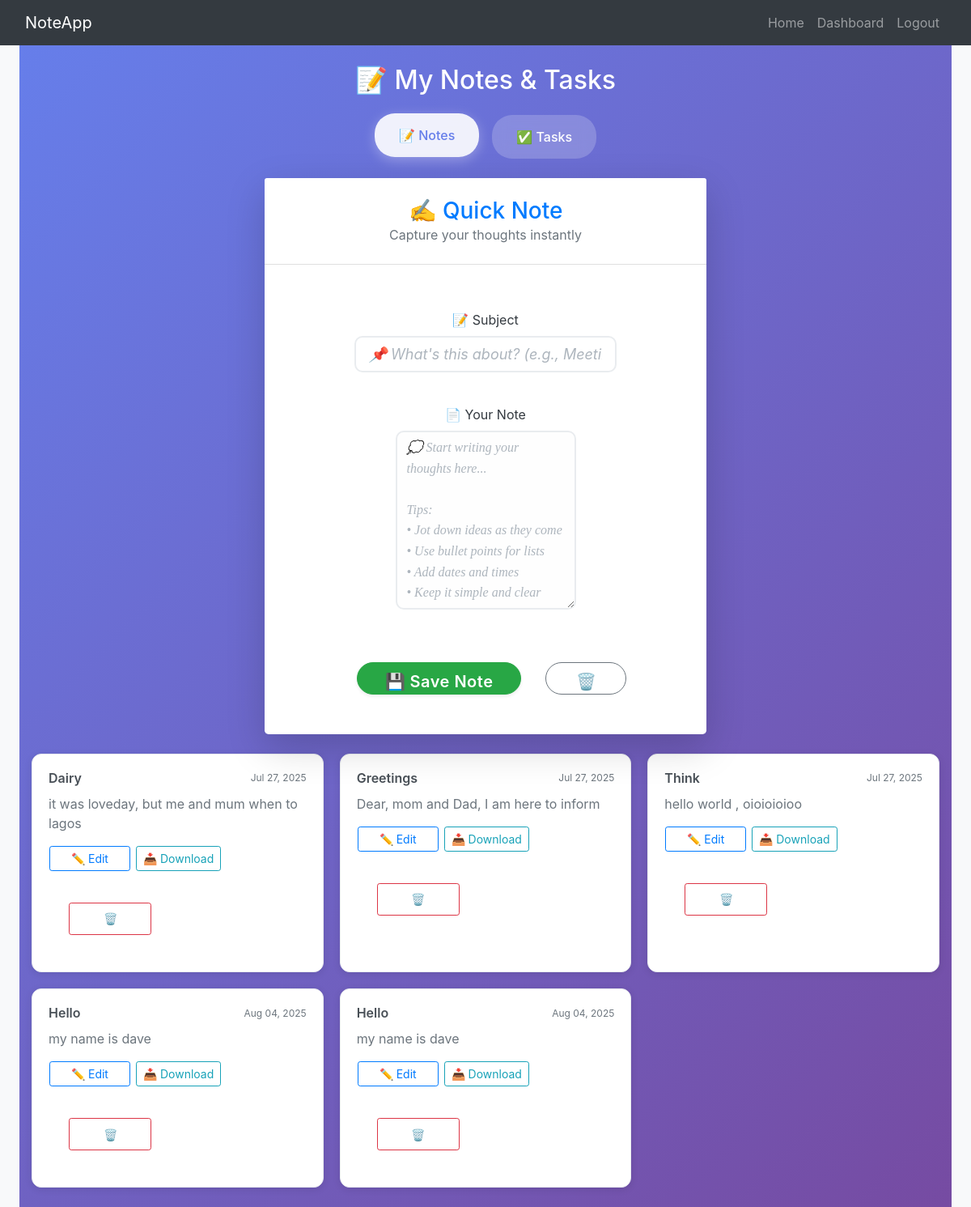
Screenshot of / (signed in) with the database file from the repository.
### Note_website/model.py (models this page shows)
class Note(db.Model):
    id = db.Column(db.Integer, primary_key=True)                           # Note ID
    subject = db.Column(db.String(200), nullable=False)                    # Note title
    data = db.Column(db.String(10000000))                                 # Note content
    date = db.Column(db.DateTime(timezone=True), default=func.now())      # Created date
    user_id = db.Column(db.Integer, db.ForeignKey('user.id'))             # Owner reference

### Note_website/views.py (the view, shortened to what this page needs)
@views.route('/', methods=['GET', 'POST'])
@login_required
def home():
    notes = Note.query.filter_by(user_id=current_user.id).all()
    tasks = Task.query.filter_by(user_id=current_user.id).all()
    return render_template("home.html", user=current_user, notes=notes, tasks=tasks)

### Note_website/__init__.py (called while the page is built)
def create_app():
  app = Flask(__name__)
  app.config['SECRET_KEY'] = os.getenv('SECRET_KEY')  # Fallback to default
  app.config['SQLALCHEMY_DATABASE_URI'] =f'sqlite:///{DB_NAME}'  # SQLite database
  db.init_app(app)
  from .views import views  # Main app routes
  from .auth  import auth   # Authentication routes
  app.register_blueprint(views,url_prefix='/')
  app.register_blueprint(auth,url_prefix='/')
  from .model import User, Note
  create_database(app)
  login_manager= LoginManager()
  login_manager.login_view ='auth.login'  # Redirect here if not logged in
  login_manager.init_app(app)
  @login_manager.user_loader
  def loaduser(id):
    return User.query.get(int(id))
  return app

### Note_website/templates/home.html (shortened to what this page needs)
{% extends "base.html" %} {% block title %}Home{% endblock %}
{% block content %}
<div class="container-fluid py-4" style="background: linear-gradient(135deg, #667eea 0%, #764ba2 100%); min-height: 100vh;">
    <h2 class="text-center mb-4" style="color: white;">📝 My Notes & Tasks</h2>
    <div class="tab-navigation mb-4">
        <button class="tab-btn active" onclick="showTab('notes')">📝 Notes</button>
        <button class="tab-btn" onclick="showTab('tasks')">✅ Tasks</button>
    </div>
    <div id="notes" class="tab-content active">
        <div class="row justify-content-center mb-4">
            <div class="col-12 col-lg-8 col-xl-6">
                <div class="card shadow-lg border-0 rounded-lg">
                    <div class="card-header bg-white text-center py-4">
                        <h3 class="mb-0 text-primary">✍️ Quick Note</h3>
                        <p class="text-muted mb-0">Capture your thoughts instantly</p>
                    </div>
                    <div class="card-body p-4">
                        <form method="POST" action="{{ url_for('views.home') }}">
                            <div class="form-group mb-4">
                                <label for="subject" class="form-label fw-bold text-dark">📝 Subject</label>
                                <input
                                    type="text"
                                    name="subject"
                                    id="subject"
                                    class="form-control form-control-lg"
                                    placeholder="📌 What's this about? (e.g., Meeting Notes, Ideas, Reminders)"
                                    style="border-radius: 10px; border: 2px solid #e9ecef; font-size: 18px;"
                                    autocomplete="off"
                                    required
                                >
                            </div>
                            <div class="form-group mb-4">
                                <label for="note" class="form-label fw-bold text-dark">📄 Your Note</label>
                                <textarea
                                    name="note"
                                    id="noteTextarea"
                                    class="form-control"
                                    rows="8"
                                    placeholder="💭 Start writing your thoughts here...
Tips:
• Jot down ideas as they come
• Use bullet points for lists
• Add dates and times
• Keep it simple and clear"
                                    style="
                                        border-radius: 10px;
                                        border: 2px solid #e9ecef;
                                        font-size: 16px;
                                        line-height: 1.6;
                                        min-height: 200px;
                                        resize: vertical;
                                        font-family: 'Georgia', serif;
                                    "
                                    required
                                ></textarea>
                            </div>
                            <div class="row g-3 mt-4">
                                <div class="col-md-8">
                                    <button
                                        type="submit"
                                        class="btn btn-success btn-lg w-100 rounded-pill shadow-sm"
                                        style="font-weight: 600; letter-spacing: 0.5px;"
                                    >
                                        💾 Save Note
                                    </button>
                                </div>
                                <div class="col-md-4">
                                    <button
                                        type="button"
                                        class="btn btn-outline-secondary btn-lg w-100 rounded-pill"
                                        style="font-weight: 600; letter-spacing: 0.5px;"
                                        onclick="clearForm()"
                                    >
                                        🗑️ Clear
                                    </button>
                                </div>
                            </div>
                        </form>
                    </div>
                </div>
            </div>
        </div>
        {% if notes %}
            <div class="notes-grid">
                {% for note in notes %}
                    <div class="note-card">
                        <div class="note-header">
                            <h5 class="note-title">{{ note.subject }}</h5>
                            <small class="note-date">{{ note.date.strftime('%b %d, %Y') }}</small>
                        </div>
                        <div class="note-body">
                            <p>{{ note.data[:150] }}{% if note.data|length > 150 %}...{% endif %}</p>
                        </div>
                        <div class="note-actions">
                            <a href="{{ url_for('views.edit_note', id=note.id) }}" class="btn btn-sm btn-outline-primary">✏️ Edit</a>
                            <a href="{{ url_for('views.download_note', id=note.id) }}" class="btn btn-sm btn-outline-info">📥 Download</a>
                            <form action="{{ url_for('views.delete_note', id=note.id) }}" method="POST" style="display:inline;">
                                <button type="submit" class="btn btn-sm btn-outline-danger" onclick="return confirm('Delete this note?')">🗑️</button>
                            </form>
                        </div>
                    </div>
                {% endfor %}
            </div>
        {% else %}
            <div class="empty-state">
                <div class="empty-icon">📝</div>
                <h4 style="color: white;">Start Your First Note</h4>
                <p style="color: #e0e6ff;">Capture your thoughts, ideas, and important information above!</p>
            </div>
        {% endif %}
    </div>
</div>
{% endblock %}

### Note_website/static/style.css (style rules this page uses)
form { display: flex; align-items: center; flex-direction: column; padding: 32px 24px 24px; gap: 16px; text-align: center; }
form button { background-color: #4287ef; color: white; width: 100%; height: 40px; padding-top: 8px; padding-bottom: 8px; border: 0; overflow: hidden; border-radius: 25px; font-size: 1rem; font-weight: 600; cursor: pointer; transition: all 1s ease-in-out; }

### Note_website/templates/base.html (style rules this page uses)
body { background: #f8f9fa; }

### Note_website/templates/home.html (style rules this page uses)
.btn { min-width: 100px; margin:1px; }
#noteTextarea { background: #fefefe; transition: all 0.3s ease; }
.card { transition: all 0.3s ease; }
.form-control::placeholder { color: #adb5bd; font-style: italic; }
.notes-grid { display: grid; grid-template-columns: repeat(auto-fill, minmax(300px, 1fr)); gap: 20px; margin-top: 20px; max-width: 1200px; margin-left: auto; margin-right: auto; }
.note-card { background: white; border-radius: 12px; padding: 20px; box-shadow: 0 2px 10px rgba(0,0,0,0.1); border: 1px solid #e9ecef; transition: transform 0.2s ease, box-shadow 0.2s ease; }
.note-header { display: flex; justify-content: space-between; align-items: center; margin-bottom: 10px; }
.note-title { color: #495057; margin: 0; font-size: 16px; font-weight: 600; }
.note-date { color: #6c757d; font-size: 12px; }
.note-body p { color: #6c757d; margin-bottom: 15px; line-height: 1.5; }
.note-actions { display: flex; gap: 5px; flex-wrap: wrap; }
.tab-navigation { display: flex; justify-content: center; margin-bottom: 30px; }
.tab-btn { background: rgba(255, 255, 255, 0.2); border: none; padding: 15px 30px; cursor: pointer; font-size: 16px; font-weight: 500; border-radius: 25px; margin: 0 8px; transition: all 0.3s ease; color: white; backdrop-filter: blur(10px); }
.tab-btn.active { background: rgba(255, 255, 255, 0.9); color: #667eea; transform: translateY(-2px); box-shadow: 0 4px 15px rgba(255, 255, 255, 0.3); }
.tab-content { display: none; }
.tab-content.active { display: block; }

### rows the page displays
Note: subject "Dairy", date "Jul 27, 2025", data "it was loveday, but me and mum when to lagos"
Note: subject "Greetings", date "Jul 27, 2025", data "Dear, mom and Dad, I am here to inform"
Note: subject "Think", date "Jul 27, 2025", data "hello world , oioioioioo"
Note: subject "Hello", date "Aug 04, 2025", data "my name is dave"
Note: subject "Hello", date "Aug 04, 2025", data "my name is dave"
